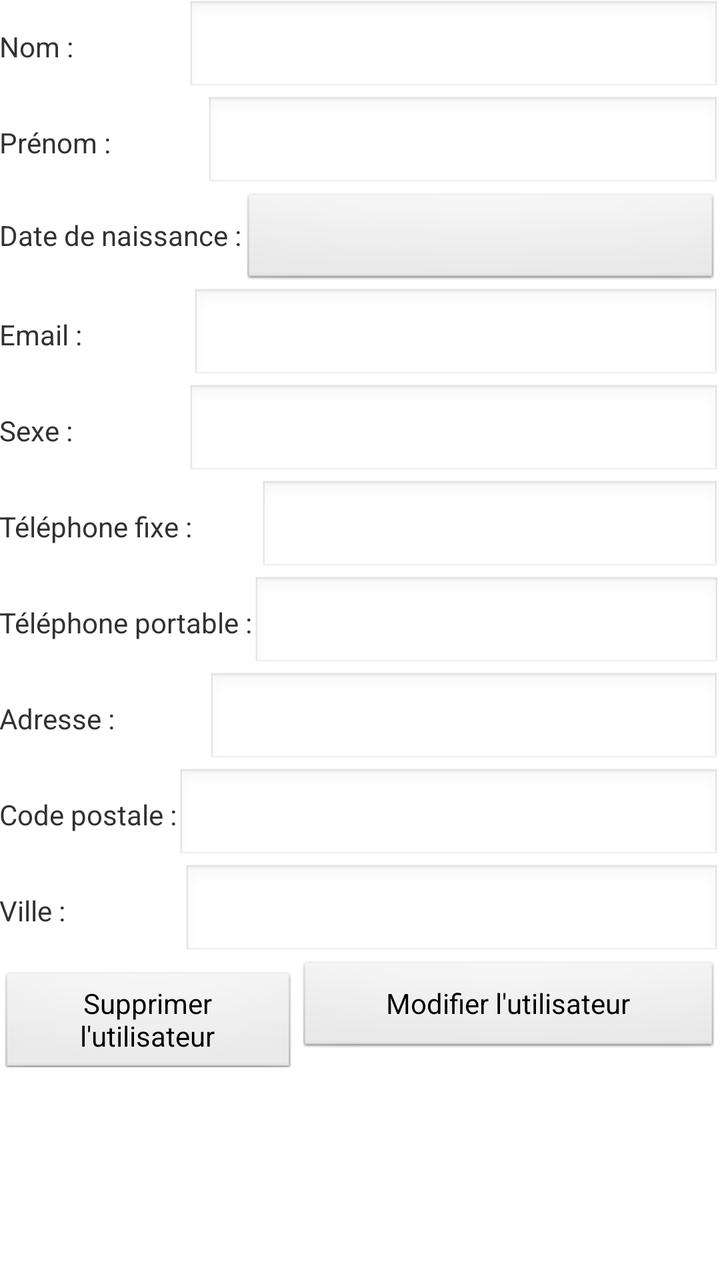
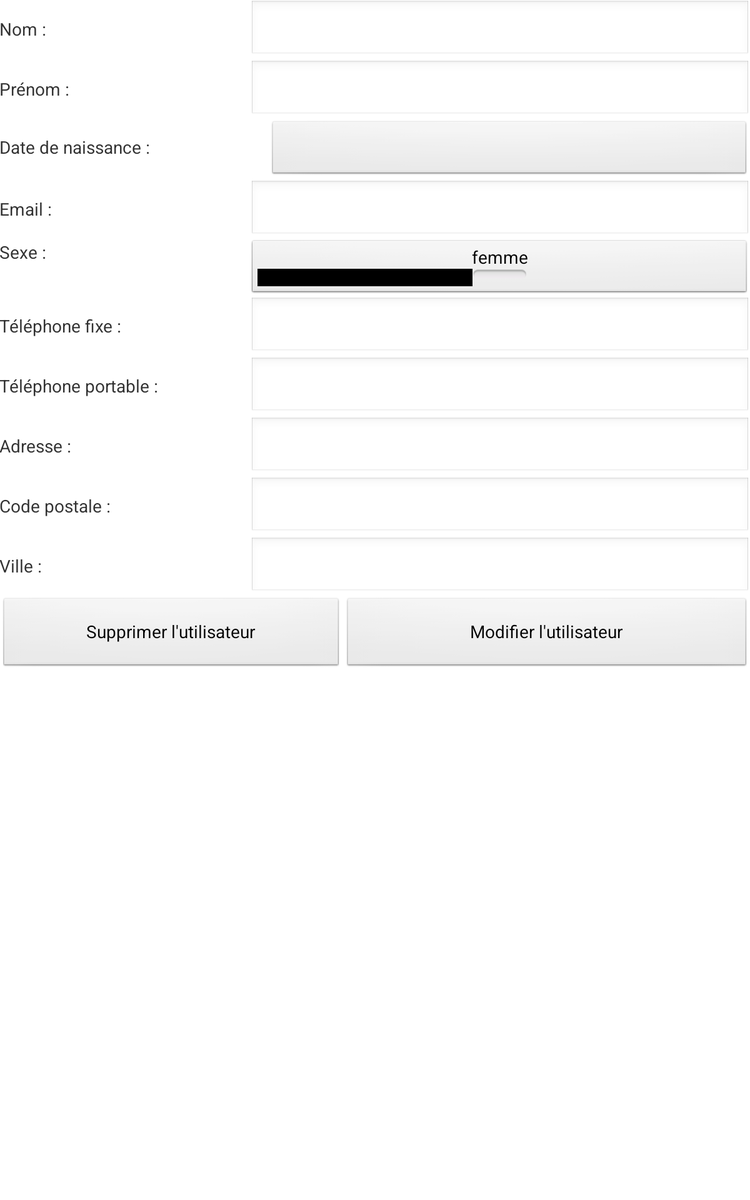

The same Android screen from two of the app's own layout files: first res/layout/ as a phone draws it, then the repository's variant for another configuration, drawn on a device whose configuration selects that folder. Both files follow.
<!-- AndroidManifest.xml: application theme AppTheme -->
<!-- res/layout/modifier_utilisateur.xml -->
<RelativeLayout xmlns:android="http://schemas.android.com/apk/res/android"
    xmlns:tools="http://schemas.android.com/tools"
    android:layout_width="match_parent"
    android:layout_height="match_parent"
    android:paddingBottom="@dimen/activity_vertical_margin"
    android:paddingLeft="@dimen/activity_horizontal_margin"
    android:paddingRight="@dimen/activity_horizontal_margin"
    android:paddingTop="@dimen/activity_vertical_margin"
    tools:context=".ModifierUtilisateur" xmlns:app="http://schemas.android.com/apk/res/com.example.test">

    <LinearLayout
        android:layout_width="match_parent"
        android:layout_height="match_parent"
        android:layout_alignParentLeft="true"
        android:layout_centerVertical="true"
        android:orientation="vertical" >

        <LinearLayout
            android:layout_width="match_parent"
            android:layout_height="wrap_content" >

            <TextView
                android:id="@+id/textView2"
                android:layout_width="wrap_content"
                android:layout_height="wrap_content"
                android:layout_weight="1"
                android:text="@string/nom" />

            <EditText
                android:id="@+id/editTextNom"
                android:layout_width="wrap_content"
                android:layout_height="wrap_content"
                android:layout_weight="1"
                android:ems="10" />

        </LinearLayout>

        <LinearLayout
            android:layout_width="match_parent"
            android:layout_height="wrap_content" >

            <TextView
                android:id="@+id/textView1"
                android:layout_width="wrap_content"
                android:layout_height="wrap_content"
                android:layout_weight="1"
                android:text="@string/prenom" />

            <EditText
                android:id="@+id/editTextPrenom"
                android:layout_width="wrap_content"
                android:layout_height="wrap_content"
                android:layout_weight="1"
                android:ems="10" >

                <requestFocus />
            </EditText>

        </LinearLayout>

        <LinearLayout
            android:layout_width="match_parent"
            android:layout_height="wrap_content" >

            <TextView
                android:id="@+id/textView3"
                android:layout_width="wrap_content"
                android:layout_height="wrap_content"
                android:text="@string/ddNaissance" />
            <Button
                android:id="@+id/buttonDateDeNaissance"
                android:layout_width="match_parent"
                android:layout_height="wrap_content"
              />
            

        </LinearLayout>

        <LinearLayout
            android:layout_width="match_parent"
            android:layout_height="wrap_content" >

            <TextView
                android:id="@+id/textView4"
                android:layout_width="wrap_content"
                android:layout_height="wrap_content"
                android:layout_weight="1"
                android:text="@string/mail" />

            <EditText
                android:id="@+id/editTextEmail"
                android:layout_width="wrap_content"
                android:layout_height="wrap_content"
                android:layout_weight="1"
                android:ems="10" />

        </LinearLayout>

        <LinearLayout
            android:layout_width="match_parent"
            android:layout_height="wrap_content" >

            <TextView
                android:id="@+id/textView5"
                android:layout_width="wrap_content"
                android:layout_height="wrap_content"
                android:layout_weight="1"
                android:text="@string/sexe" />

            <EditText
                android:id="@+id/editTextSexe"
                android:layout_width="wrap_content"
                android:layout_height="wrap_content"
                android:layout_weight="1"
                android:ems="10" />

        </LinearLayout>

        <LinearLayout
            android:layout_width="match_parent"
            android:layout_height="wrap_content" >

            <TextView
                android:id="@+id/textView6"
                android:layout_width="130dp"
                android:layout_height="wrap_content"
                android:text="@string/fixe" />

            <EditText
                android:id="@+id/editTextFixe"
                android:layout_width="match_parent"
                android:layout_height="wrap_content"
                android:ems="10" />

        </LinearLayout>

        <LinearLayout
            android:layout_width="match_parent"
            android:layout_height="wrap_content" >

            <TextView
                android:id="@+id/textView7"
                android:layout_width="wrap_content"
                android:layout_height="wrap_content"
                android:text="@string/portable" />

            <EditText
                android:id="@+id/editTextPortable"
                android:layout_width="wrap_content"
                android:layout_height="wrap_content"
                android:layout_weight="1"
                android:ems="10" />

        </LinearLayout>

        <LinearLayout
            android:layout_width="match_parent"
            android:layout_height="wrap_content" >

            <TextView
                android:id="@+id/textView8"
                android:layout_width="wrap_content"
                android:layout_height="wrap_content"
                android:layout_weight="1"
                android:text="@string/adresse" />

            <EditText
                android:id="@+id/editTextAdresse"
                android:layout_width="wrap_content"
                android:layout_height="wrap_content"
                android:layout_weight="1"
                android:ems="10" />

        </LinearLayout>

        <LinearLayout
            android:layout_width="match_parent"
            android:layout_height="wrap_content" >

            <TextView
                android:id="@+id/textView9"
                android:layout_width="wrap_content"
                android:layout_height="wrap_content"
                android:text="@string/codepostale" />

            <EditText
                android:id="@+id/editTextCodePostale"
                android:layout_width="wrap_content"
                android:layout_height="wrap_content"
                android:layout_weight="1"
                android:ems="10" />

        </LinearLayout>

        <LinearLayout
            android:layout_width="match_parent"
            android:layout_height="wrap_content" >

            <TextView
                android:id="@+id/textView10"
                android:layout_width="wrap_content"
                android:layout_height="wrap_content"
                android:layout_weight="1"
                android:text="@string/ville" />

            <EditText
                android:id="@+id/editTextVille"
                android:layout_width="wrap_content"
                android:layout_height="wrap_content"
                android:layout_weight="1"
                android:ems="10" />

        </LinearLayout>

        <LinearLayout
            android:layout_width="match_parent"
            android:layout_height="wrap_content" >

            <Button
                android:id="@+id/buttonSupprimerUtilisateur"
                android:layout_width="149dp"
                android:layout_height="wrap_content"
                android:text="@string/deleteUtilisateur" />

            <Button
                android:id="@+id/buttonModifierUtilisateur"
                android:layout_width="match_parent"
                android:layout_height="wrap_content"
                android:text="@string/updateUtilisateur" />

        </LinearLayout>

    </LinearLayout>

</RelativeLayout>
<!-- resources referenced by this layout -->
<resources>
  <string name="adresse">Adresse :</string>
  <string name="codepostale">Code postale :</string>
  <string name="ddNaissance">Date de naissance :</string>
  <string name="deleteUtilisateur">Supprimer l\'utilisateur</string>
  <string name="fixe">Téléphone fixe :</string>
  <string name="mail">Email :</string>
  <string name="nom">Nom :</string>
  <string name="portable">Téléphone portable :</string>
  <string name="prenom">Prénom :</string>
  <string name="sexe">Sexe :</string>
  <string name="updateUtilisateur">Modifier l\'utilisateur</string>
  <string name="ville">Ville :</string>
  <style name="AppTheme" parent="android:Theme.Light" />
</resources>
<!-- res/layout-large/modifier_utilisateur.xml (the repository's variant of the layout above) -->
<!-- drawn on a 7-inch tablet held upright -->
<RelativeLayout xmlns:android="http://schemas.android.com/apk/res/android"
                xmlns:tools="http://schemas.android.com/tools"
                android:layout_width="match_parent"
                android:layout_height="match_parent"
                android:paddingBottom="@dimen/activity_vertical_margin"
                android:paddingLeft="@dimen/activity_horizontal_margin"
                android:paddingRight="@dimen/activity_horizontal_margin"
                android:paddingTop="@dimen/activity_vertical_margin"
                tools:context=".ModifierUtilisateur" xmlns:app="http://schemas.android.com/apk/res/com.example.test">

    <LinearLayout
        android:layout_width="match_parent"
        android:layout_height="match_parent"
        android:layout_alignParentLeft="true"
        android:layout_centerVertical="true"
        android:orientation="vertical" 
        
    >
        <LinearLayout
            android:layout_width="match_parent"
            android:layout_height="wrap_content" >

            <TextView
                android:id="@+id/textView2"
                android:layout_width="200dp"
                android:layout_height="wrap_content"
                android:text="@string/nom" />

            <EditText
                android:id="@+id/editTextNom"
                android:layout_width="wrap_content"
                android:layout_height="wrap_content"
                android:layout_weight="1"
                android:ems="10" />

        </LinearLayout>

        <LinearLayout
            android:layout_width="match_parent"
            android:layout_height="wrap_content" >

            <TextView
                android:id="@+id/textView1"
                android:layout_width="200dp"
                android:layout_height="wrap_content"
                android:text="@string/prenom" />

            <EditText
                android:id="@+id/editTextPrenom"
                android:layout_width="wrap_content"
                android:layout_height="wrap_content"
                android:layout_weight="1"
                android:ems="10" >

                <requestFocus />
            </EditText>

        </LinearLayout>

        <LinearLayout
            android:layout_width="match_parent"
            android:layout_height="wrap_content" >

            <TextView
                android:id="@+id/textView3"
                android:layout_width="215dp"
                android:layout_height="wrap_content"
                android:text="@string/ddNaissance" />
            <Button
                android:id="@+id/buttonDateDeNaissance"
                android:layout_width="match_parent"
                android:layout_height="wrap_content"
              />
            

        </LinearLayout>

        <LinearLayout
            android:layout_width="match_parent"
            android:layout_height="wrap_content" >

            <TextView
                android:id="@+id/textView4"
                android:layout_width="200dp"
                android:layout_height="wrap_content"
                android:text="@string/mail" />

            <EditText
                android:id="@+id/editTextEmail"
                android:layout_width="wrap_content"
                android:layout_height="wrap_content"
                android:layout_weight="1"
                android:ems="10" />

        </LinearLayout>

        <LinearLayout
            android:layout_width="match_parent"
            android:layout_height="wrap_content" >

            <TextView
                android:id="@+id/textView5"
                android:layout_width="200dp"
                android:layout_height="wrap_content"
                android:text="@string/sexe" />

            <ToggleButton
                android:layout_width="400dp"
                android:layout_height="wrap_content"
                android:text="New ToggleButton"
                android:textOff="femme"
                android:textOn="homme"
                android:id="@+id/toggleButton1" android:layout_gravity="left|center_vertical"/>

        </LinearLayout>

        <LinearLayout
            android:layout_width="match_parent"
            android:layout_height="wrap_content" >

            <TextView
                android:id="@+id/textView6"
                android:layout_width="200dp"
                android:layout_height="wrap_content"
                android:text="@string/fixe" />

            <EditText
                android:id="@+id/editTextFixe"
                android:layout_width="match_parent"
                android:layout_height="wrap_content"
                android:ems="10" />

        </LinearLayout>

        <LinearLayout
            android:layout_width="match_parent"
            android:layout_height="wrap_content" >

            <TextView
                android:id="@+id/textView7"
                android:layout_width="200dp"
                android:layout_height="wrap_content"
                android:text="@string/portable" />

            <EditText
                android:id="@+id/editTextPortable"
                android:layout_width="wrap_content"
                android:layout_height="wrap_content"
                android:layout_weight="1"
                android:ems="10" />

        </LinearLayout>

        <LinearLayout
            android:layout_width="match_parent"
            android:layout_height="wrap_content" >

            <TextView
                android:id="@+id/textView8"
                android:layout_width="200dp"
                android:layout_height="wrap_content"
                android:text="@string/adresse" />

            <EditText
                android:id="@+id/editTextAdresse"
                android:layout_width="wrap_content"
                android:layout_height="wrap_content"
                android:layout_weight="1"
                android:ems="10" />

        </LinearLayout>

        <LinearLayout
            android:layout_width="match_parent"
            android:layout_height="wrap_content" >

            <TextView
                android:id="@+id/textView9"
                android:layout_width="200dp"
                android:layout_height="wrap_content"
                android:text="@string/codepostale" />

            <EditText
                android:id="@+id/editTextCodePostale"
                android:layout_width="wrap_content"
                android:layout_height="wrap_content"
                android:layout_weight="1"
                android:ems="10" />

        </LinearLayout>

        <LinearLayout
            android:layout_width="match_parent"
            android:layout_height="wrap_content" >

            <TextView
                android:id="@+id/textView10"
                android:layout_width="200dp"
                android:layout_height="wrap_content"
                android:text="@string/ville" />

            <EditText
                android:id="@+id/editTextVille"
                android:layout_width="wrap_content"
                android:layout_height="wrap_content"
                android:layout_weight="1"
                android:ems="10" />

        </LinearLayout>

        <LinearLayout
            android:layout_width="match_parent"
            android:layout_height="60dp" >

            <Button
                android:id="@+id/buttonSupprimerUtilisateur"
                android:layout_width="275dp"
                android:layout_height="60dp"
                android:text="@string/deleteUtilisateur" />

            <Button
                android:id="@+id/buttonModifierUtilisateur"
                android:layout_width="match_parent"
                android:layout_height="60dp"
                android:text="@string/updateUtilisateur" />

        </LinearLayout>

    </LinearLayout>

</RelativeLayout>
